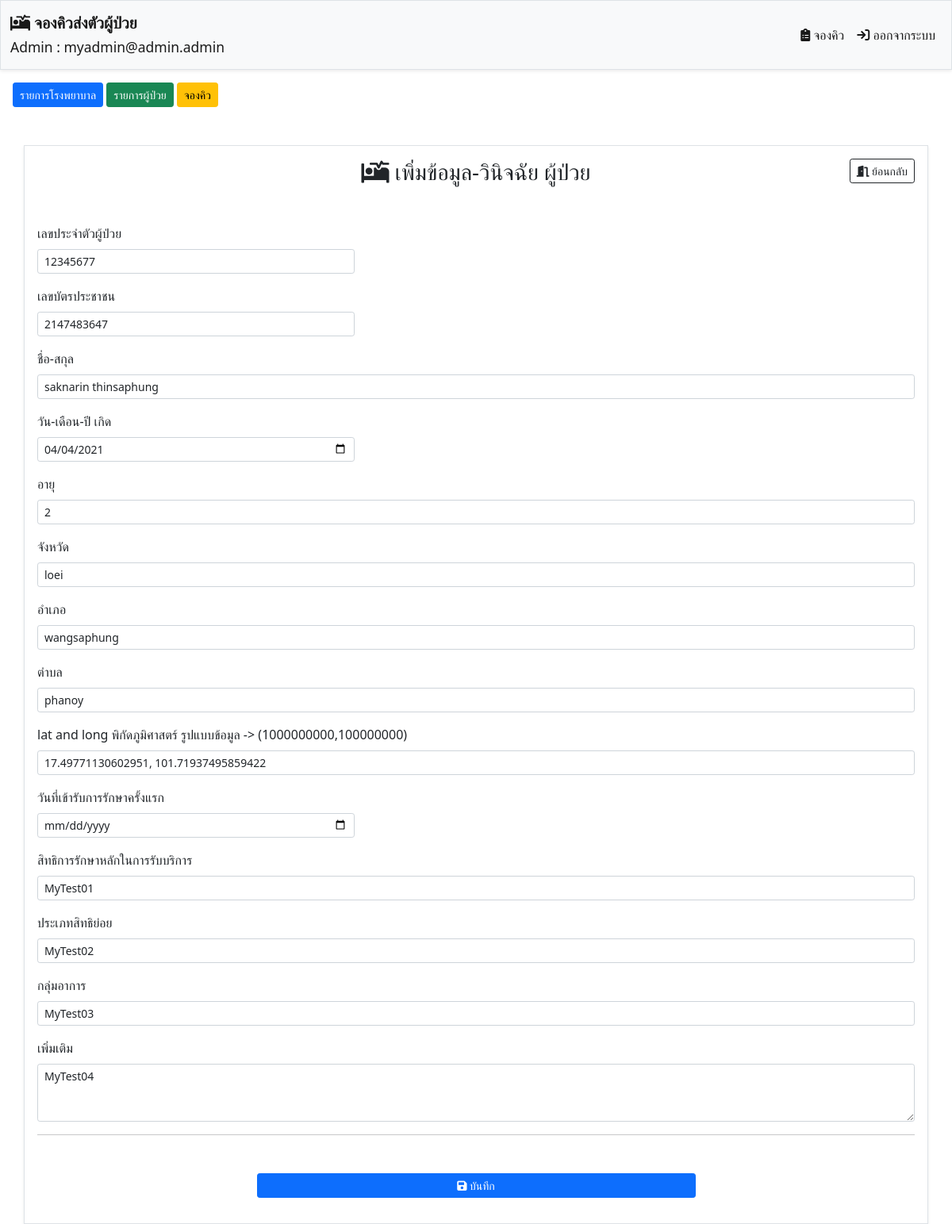
Screenshot of /index.php?op=user-data&eid=1 (signed in) with the database file from the repository.
### tables this page shows
CREATE TABLE `data_diagnose_user` (
  `diagnose_id` int(11) NOT NULL,
  `diagnose_fullname` varchar(50) DEFAULT NULL,
  `diagnose_id_code` varchar(50) DEFAULT NULL,
  `diagnose_idCrad` int(20) DEFAULT NULL,
  `diagnose_birthday` date DEFAULT NULL,
  `diagnose_age` varchar(50) DEFAULT NULL,
  `diagnose_province` varchar(50) DEFAULT NULL,
  `diagnose_district` varchar(50) DEFAULT NULL,
  `diagnose_sub_district` varchar(50) DEFAULT NULL,
  `diagnose_Date_first_admission` datetime DEFAULT NULL,
  `diagnose_right_reatment` varchar(50) DEFAULT NULL,
  `diagnose_sub_right` varchar(50) DEFAULT NULL,
  `diagnose_Filter1` varchar(50) DEFAULT NULL,
  `diagnose_Craniofacial_filter` varchar(50) DEFAULT NULL,
  `diagnose_Filtering_Craniofacial_Syndromic` varchar(50) DEFAULT NULL,
  `diagnose_syndrome` varchar(50) DEFAULT NULL,
  `diagnose_status` int(11) NOT NULL DEFAULT '0',
  `diagnose_latAndlong` varchar(100) DEFAULT NULL,
  `diagnose_more` varchar(200) DEFAULT NULL
);

### index.php (called while the page is built, shortened)
<?php
include_once('dbconnect/dbconnect.php');
include_once('actionclass/user-data.class.php');
include_once('layout/layout.php');

### actionclass/user-data.class.php (called while the page is built, shortened)
<?php
class userDataClass extends dbconnect{
    static public function getDataUser($id){
        $sql = "SELECT * FROM data_diagnose_user WHERE diagnose_id = ?";
        $data = array($id);
        return self::getExecute($sql, $data);
    }
}

### dbconnect/dbconnect.php (called while the page is built, shortened)
<?php
class dbconnect{
    static private function conn(){
        $servername = "localhost";
        $username = "root";
        $password = "123456789";
        $db = 'reserve-data';
        $conn = new PDO("mysql:host=$servername;dbname=$db", $username, $password, array(PDO::MYSQL_ATTR_INIT_COMMAND => 'SET NAMES \'UTF8\''));
        $conn->setAttribute(PDO::ATTR_ERRMODE, PDO::ERRMODE_EXCEPTION);
        return $conn;
    }
    static public function getExecute($sql, $data){
        $sth = self::conn()->prepare($sql);
        $sth->execute($data);
        return $sth->fetchAll(PDO::FETCH_ASSOC);
    }
}

### component/user-data.php (the view, shortened to what this page needs)
<?php
$diagnose_id_code = null;
$diagnose_idCrad = null;
$diagnose_fullname = null;
$diagnose_birthday = null;
$diagnose_age = null;
$diagnose_province = null;
$diagnose_district = null;
$diagnose_sub_district = null;
$diagnose_Date_first_admission = null;
$diagnose_right_reatment = null;
$diagnose_sub_right = null;
$diagnose_syndrome = null;
$diagnose_more = null;
$diagnose_latAndlong = null;
if (isset($_GET['eid'])) {
    $resdata = userDataClass::getDataUser($_GET['eid']);
    if (count($resdata) > 0) {
        foreach ($resdata as $key => $item) {
            $diagnose_id_code = $item['diagnose_id_code'];
            $diagnose_idCrad = $item['diagnose_idCrad'];
            $diagnose_fullname = $item['diagnose_fullname'];
            $diagnose_birthday = $item['diagnose_birthday'];
            $diagnose_age = $item['diagnose_age'];
            $diagnose_province = $item['diagnose_province'];
            $diagnose_district = $item['diagnose_district'];
            $diagnose_sub_district = $item['diagnose_sub_district'];
            $diagnose_Date_first_admission = $item['diagnose_Date_first_admission'];
            $diagnose_right_reatment = $item['diagnose_right_reatment'];
            $diagnose_sub_right = $item['diagnose_sub_right'];
            $diagnose_syndrome = $item['diagnose_syndrome'];
            $diagnose_more = $item['diagnose_more'];
            $diagnose_latAndlong = $item['diagnose_latAndlong'];
        }
    }
}
?>
<section class="container mt-5 border shadow-sm p-3">
    <div class="col-12 position-relative">
        <a href="?op=user-data-list" class="btn btn-sm btn-outline-dark position-absolute end-0"><i class="fa-solid fa-door-open"></i> ย้อนกลับ</a>
    </div>
    <div class="text-center mb-5">
        <h3><i class="fa-solid fa-bed-pulse"></i> เพิ่มข้อมูล-วินิจฉัย ผู้ป่วย</h3>
    </div>
    <div class="row">
        <form action="" method="post" enctype="multipart/form-data">
            <div class="mb-3">
                <label class="form-label">เลขประจำตัวผู้ป่วย</label>
                <input type="text" class="form-control form-control-sm" required name="diagnose_id_code" placeholder="เลขประจำตัวผู้ป่วย" style="max-width: 25rem;" value="<?php echo $diagnose_id_code ?>">
            </div>
            <div class="mb-3">
                <label class="form-label">เลขบัตรประชาชน</label>
                <input type="text" class="form-control form-control-sm" required name="diagnose_idCrad" placeholder="เลขบัตรประชาชน" style="max-width: 25rem;" value="<?php echo $diagnose_idCrad ?>">
            </div>
            <div class="mb-3">
                <label class="form-label">ชื่อ-สกุล</label>
                <input type="text" class="form-control form-control-sm" required name="diagnose_fullname" placeholder="ชื่อ-สกุล" value="<?php echo $diagnose_fullname ?>">
            </div>
            <div class="mb-3">
                <label class="form-label">วัน-เดือน-ปี เกิด</label>
                <input type="date" onchange="checkDate(this)" class="form-control form-control-sm" required name="diagnose_birthday" style="max-width: 25rem;" value="<?php echo $diagnose_birthday ?>">
            </div>
            <div class="mb-3">
                <label class="form-label">อายุ</label>
                <input type="text" class="form-control form-control-sm" required name="diagnose_age" placeholder="อายุ" value="<?php echo $diagnose_age ?>">
            </div>
            <div class="mb-3">
                <label class="form-label">จังหวัด</label>
                <input type="text" class="form-control form-control-sm" required name="diagnose_province" placeholder="จังหวัด" value="<?php echo $diagnose_province ?>">
            </div>
            <div class="mb-3">
                <label class="form-label">อำเภอ</label>
                <input type="text" class="form-control form-control-sm" required name="diagnose_district" placeholder="อำเภอ" value="<?php echo $diagnose_district ?>">
            </div>
            <div class="mb-3">
                <label class="form-label">ตำบล</label>
                <input type="text" class="form-control form-control-sm" oninput="checkLocation(this.value)" required name="diagnose_sub_district" placeholder="ตำบล" value="<?php echo $diagnose_sub_district ?>">
            </div>
            <div class="mb-3">
                <label class="form-label">lat and long พิกัดภูมิศาสตร์ รูปแบบข้อมูล -> (1000000000,100000000)</label>
                <input type="text" name="diagnose_latAndlong" required class="form-control form-control-sm" placeholder="lat and long พิกัดภูมิศาสตร์" value="<?php echo $diagnose_latAndlong ?>">
            </div>
            <div class="mb-3">
                <label class="form-label">วันที่เข้ารับการรักษาครั้งแรก</label>
                <input type="date" class="form-control form-control-sm" required name="diagnose_Date_first_admission" style="max-width: 25rem;" value="<?php $date = date_create($diagnose_Date_first_admission); echo str_replace(' ', 'T', date_format($date, "Y-m-d H:i:s")); ?>">
            </div>
            <div class="mb-3">
                <label class="form-label">สิทธิการรักษาหลักในการรับบริการ</label>
                <input type="text" class="form-control form-control-sm" required name="diagnose_right_reatment" placeholder="สิทธิการรักษาหลักในการรับบริการ" value="<?php echo $diagnose_right_reatment ?>">
            </div>
            <div class="mb-3">
                <label class="form-label">ประเภทสิทธิย่อย</label>
                <input type="text" class="form-control form-control-sm" required name="diagnose_sub_right" placeholder="ประเภทสิทธิย่อย" value="<?php echo $diagnose_sub_right ?>">
            </div>
            <div class="mb-3">
                <label class="form-label">กลุ่มอาการ</label>
                <input type="text" class="form-control form-control-sm" required name="diagnose_syndrome" placeholder="กลุ่มอาการ" value="<?php echo $diagnose_syndrome ?>">
            </div>
            <div class="mb-3">
                <label class="form-label">เพิ่มเติม</label>
                <textarea name="diagnose_more" class="form-control form-control-sm" required rows="3"><?php echo $diagnose_more ?></textarea>
            </div>
            <hr>
            <div class="col-12 mb-3 mt-3 text-center mt-5">
                <button type="submit" name="btnSave" class="btn btn-sm btn-primary w-50"><i class="fa-solid fa-floppy-disk"></i> บันทึก</button>
            </div>
        </form>
    </div>
</section>

### rows the page displays
data_diagnose_user: diagnose_id_code "12345677", diagnose_idCrad "2147483647", diagnose_fullname "saknarin thinsaphung", diagnose_birthday "04/04/2021", diagnose_age "2", diagnose_province "loei", diagnose_district "wangsaphung", diagnose_sub_district "phanoy", diagnose_latAndlong "17.49771130602951, 101.71937495859422", diagnose_right_reatment "MyTest01", diagnose_sub_right "MyTest02", diagnose_syndrome "MyTest03", diagnose_more "MyTest04"

### other values shown
$_SESSION['adminName'] "myadmin@admin.admin"
